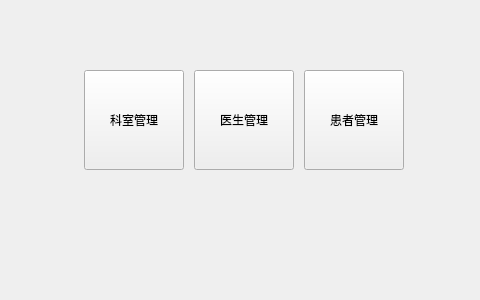
<?xml version="1.0" encoding="UTF-8"?>
<ui version="4.0">
 <class>WelcomeView</class>
 <widget class="QWidget" name="WelcomeView">
  <property name="geometry">
   <rect>
    <x>0</x>
    <y>0</y>
    <width>480</width>
    <height>300</height>
   </rect>
  </property>
  <property name="windowTitle">
   <string>欢迎</string>
  </property>
  <widget class="QWidget" name="">
   <property name="geometry">
    <rect>
     <x>80</x>
     <y>50</y>
     <width>331</width>
     <height>141</height>
    </rect>
   </property>
   <property name="sizePolicy">
    <sizepolicy hsizetype="Expanding" vsizetype="Preferred">
     <horstretch>0</horstretch>
     <verstretch>0</verstretch>
    </sizepolicy>
   </property>
   <layout class="QHBoxLayout" name="horizontalLayout">
    <item>
     <widget class="QPushButton" name="btDepartment">
      <property name="sizePolicy">
       <sizepolicy hsizetype="Expanding" vsizetype="Fixed">
        <horstretch>0</horstretch>
        <verstretch>0</verstretch>
       </sizepolicy>
      </property>
      <property name="maximumSize">
       <size>
        <width>100</width>
        <height>100</height>
       </size>
      </property>
      <property name="text">
       <string>科室管理</string>
      </property>
     </widget>
    </item>
    <item>
     <widget class="QPushButton" name="btDoctor">
      <property name="sizePolicy">
       <sizepolicy hsizetype="Expanding" vsizetype="Fixed">
        <horstretch>0</horstretch>
        <verstretch>0</verstretch>
       </sizepolicy>
      </property>
      <property name="maximumSize">
       <size>
        <width>100</width>
        <height>100</height>
       </size>
      </property>
      <property name="text">
       <string>医生管理</string>
      </property>
     </widget>
    </item>
    <item>
     <widget class="QPushButton" name="btPatient">
      <property name="sizePolicy">
       <sizepolicy hsizetype="Expanding" vsizetype="Fixed">
        <horstretch>0</horstretch>
        <verstretch>0</verstretch>
       </sizepolicy>
      </property>
      <property name="maximumSize">
       <size>
        <width>100</width>
        <height>100</height>
       </size>
      </property>
      <property name="text">
       <string>患者管理</string>
      </property>
     </widget>
    </item>
   </layout>
  </widget>
 </widget>
 <resources/>
 <connections/>
</ui>
